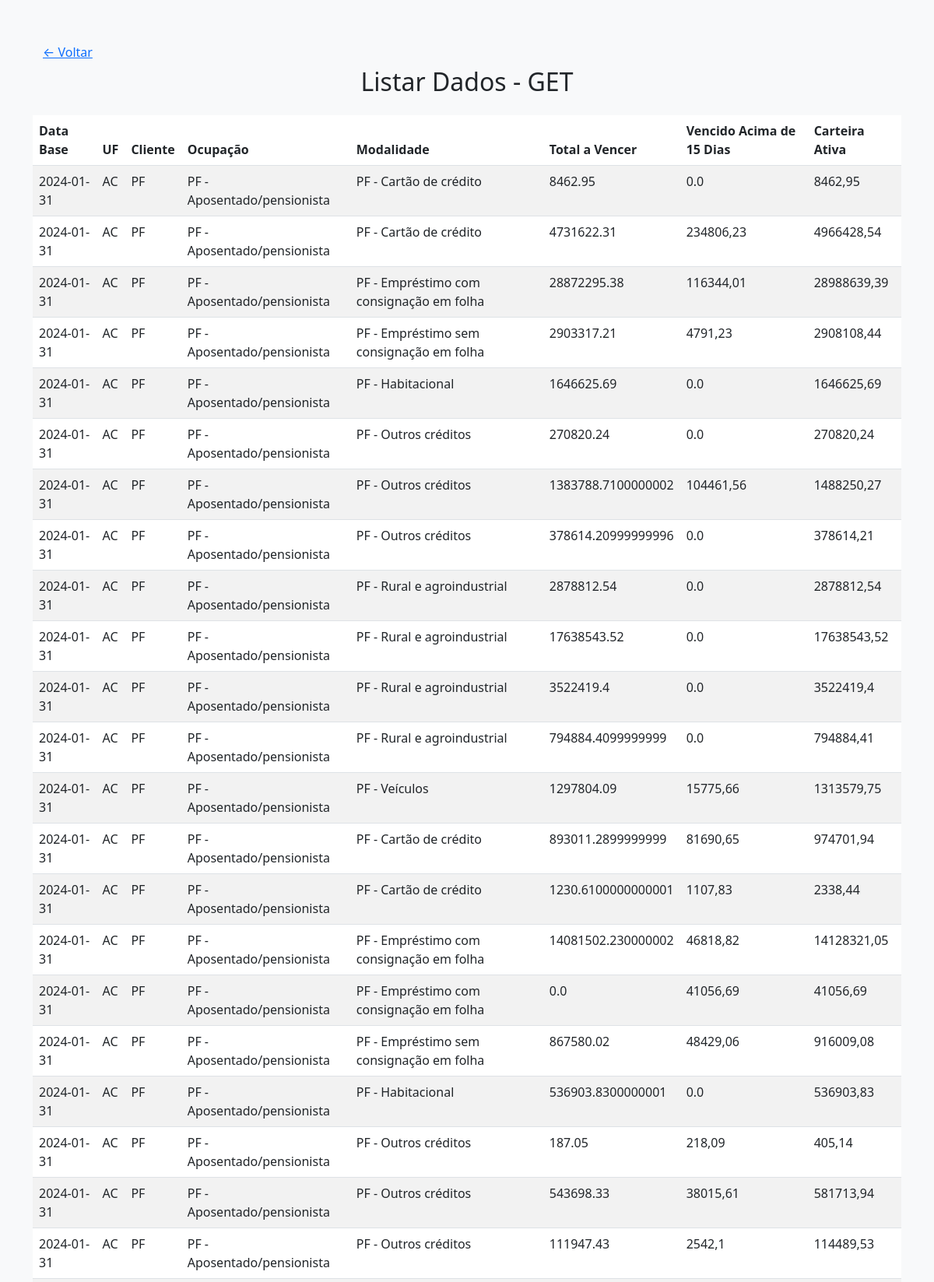
/get_options (upper part), run on the app's committed database.
### tables this page shows
CREATE TABLE tabela_dados (
                    id INTEGER PRIMARY KEY AUTOINCREMENT,
                    data_base DATE, uf TEXT, tcb TEXT, sr TEXT, cliente TEXT, ocupacao TEXT, 
                    cnae_secao TEXT, cnae_subclasse TEXT, porte TEXT, modalidade TEXT, 
                    origem TEXT, indexador TEXT, numero_de_operacoes INTEGER, 
                    a_vencer_ate_90_dias REAL, a_vencer_de_91_ate_360_dias REAL, 
                    a_vencer_de_361_ate_1080_dias REAL, a_vencer_de_1081_ate_1800_dias REAL, 
                    a_vencer_de_1801_ate_5400_dias REAL, a_vencer_acima_de_5400_dias REAL, 
                    total_a_vencer REAL, vencido_acima_de_15_dias REAL, carteira_ativa REAL, 
                    carteira_inadimplida_arrastada REAL, ativo_problematico REAL);

### app.py (the view)
@app.route('/get_options', methods=['GET'])
def get_options():
    data = get_all_records()
    return render_template('get_options.html', data=data)

### database_service.py (called while the page is built)
def get_db_connection():
    conn = sqlite3.connect(Config.DATABASE_PATH)
    conn.row_factory = sqlite3.Row
    return conn

def get_all_records():
    conn = get_db_connection()
    records = conn.execute("SELECT * FROM tabela_dados LIMIT 100").fetchall()
    conn.close()
    return records

### templates/get_options.html (shortened to what this page needs)
<!DOCTYPE html>
<html lang="pt-br">
<head>
    <link href="https://cdn.jsdelivr.net/npm/bootstrap@5.3.0/dist/css/bootstrap.min.css" rel="stylesheet">
</head>
<body class="bg-light">
    <div class="container mt-5 mb-5">
        <a href="{{ url_for('index') }}" class="btn btn-link">&larr; Voltar</a>
        <h2 class="text-center">Listar Dados - GET</h2>
        <table class="table table-striped table-hover mt-4 mb-4">
            <thead>
                <tr>
                    <th>Data Base</th>
                    <th>UF</th>
                    <th>Cliente</th>
                    <th>Ocupação</th>
                    <th>Modalidade</th>
                    <th>Total a Vencer</th>
                    <th>Vencido Acima de 15 Dias</th>
                    <th>Carteira Ativa</th>
                </tr>
            </thead>
            <tbody>
                {% for record in data %}
                    <tr>
                        <td>{{ record[1] }}</td>
                        <td>{{ record[2] }}</td>
                        <td>{{ record[5] }}</td>
                        <td>{{ record[6] }}</td>
                        <td>{{ record[10] }}</td>
                        <td>{{ record[20] }}</td>
                        <td>{{ record[21] }}</td>
                        <td>{{ record[22] }}</td>
                    </tr>
                {% endfor %}
            </tbody>
        </table>
    </div>
</body>
</html>

### data on the page
tabela_dados: data_base "2024-01-31", uf "AC", cliente "PF", ocupacao "PF - Aposentado/pensionista", modalidade "PF - Cartão de crédito", total_a_vencer "8462.95", vencido_acima_de_15_dias "0.0", carteira_ativa "8462,95"
tabela_dados: data_base "2024-01-31", uf "AC", cliente "PF", ocupacao "PF - Aposentado/pensionista", modalidade "PF - Cartão de crédito", total_a_vencer "4731622.31", vencido_acima_de_15_dias "234806,23", carteira_ativa "4966428,54"
tabela_dados: data_base "2024-01-31", uf "AC", cliente "PF", ocupacao "PF - Aposentado/pensionista", modalidade "PF - Empréstimo com consignação em folha", total_a_vencer "28872295.38", vencido_acima_de_15_dias "116344,01", carteira_ativa "28988639,39"
tabela_dados: data_base "2024-01-31", uf "AC", cliente "PF", ocupacao "PF - Aposentado/pensionista", modalidade "PF - Empréstimo sem consignação em folha", total_a_vencer "2903317.21", vencido_acima_de_15_dias "4791,23", carteira_ativa "2908108,44"
tabela_dados: data_base "2024-01-31", uf "AC", cliente "PF", ocupacao "PF - Aposentado/pensionista", modalidade "PF - Habitacional", total_a_vencer "1646625.69", vencido_acima_de_15_dias "0.0", carteira_ativa "1646625,69"
tabela_dados: data_base "2024-01-31", uf "AC", cliente "PF", ocupacao "PF - Aposentado/pensionista", modalidade "PF - Outros créditos", total_a_vencer "270820.24", vencido_acima_de_15_dias "0.0", carteira_ativa "270820,24"
tabela_dados: data_base "2024-01-31", uf "AC", cliente "PF", ocupacao "PF - Aposentado/pensionista", modalidade "PF - Outros créditos", total_a_vencer "1383788.7100000002", vencido_acima_de_15_dias "104461,56", carteira_ativa "1488250,27"
tabela_dados: data_base "2024-01-31", uf "AC", cliente "PF", ocupacao "PF - Aposentado/pensionista", modalidade "PF - Outros créditos", total_a_vencer "378614.20999999996", vencido_acima_de_15_dias "0.0", carteira_ativa "378614,21"
tabela_dados: data_base "2024-01-31", uf "AC", cliente "PF", ocupacao "PF - Aposentado/pensionista", modalidade "PF - Rural e agroindustrial", total_a_vencer "2878812.54", vencido_acima_de_15_dias "0.0", carteira_ativa "2878812,54"
tabela_dados: data_base "2024-01-31", uf "AC", cliente "PF", ocupacao "PF - Aposentado/pensionista", modalidade "PF - Rural e agroindustrial", total_a_vencer "17638543.52", vencido_acima_de_15_dias "0.0", carteira_ativa "17638543,52"
tabela_dados: data_base "2024-01-31", uf "AC", cliente "PF", ocupacao "PF - Aposentado/pensionista", modalidade "PF - Rural e agroindustrial", total_a_vencer "3522419.4", vencido_acima_de_15_dias "0.0", carteira_ativa "3522419,4"
tabela_dados: data_base "2024-01-31", uf "AC", cliente "PF", ocupacao "PF - Aposentado/pensionista", modalidade "PF - Rural e agroindustrial", total_a_vencer "794884.4099999999", vencido_acima_de_15_dias "0.0", carteira_ativa "794884,41"
tabela_dados: data_base "2024-01-31", uf "AC", cliente "PF", ocupacao "PF - Aposentado/pensionista", modalidade "PF - Veículos", total_a_vencer "1297804.09", vencido_acima_de_15_dias "15775,66", carteira_ativa "1313579,75"
tabela_dados: data_base "2024-01-31", uf "AC", cliente "PF", ocupacao "PF - Aposentado/pensionista", modalidade "PF - Cartão de crédito", total_a_vencer "893011.2899999999", vencido_acima_de_15_dias "81690,65", carteira_ativa "974701,94"
tabela_dados: data_base "2024-01-31", uf "AC", cliente "PF", ocupacao "PF - Aposentado/pensionista", modalidade "PF - Cartão de crédito", total_a_vencer "1230.6100000000001", vencido_acima_de_15_dias "1107,83", carteira_ativa "2338,44"
tabela_dados: data_base "2024-01-31", uf "AC", cliente "PF", ocupacao "PF - Aposentado/pensionista", modalidade "PF - Empréstimo com consignação em folha", total_a_vencer "14081502.230000002", vencido_acima_de_15_dias "46818,82", carteira_ativa "14128321,05"
tabela_dados: data_base "2024-01-31", uf "AC", cliente "PF", ocupacao "PF - Aposentado/pensionista", modalidade "PF - Empréstimo com consignação em folha", total_a_vencer "0.0", vencido_acima_de_15_dias "41056,69", carteira_ativa "41056,69"
tabela_dados: data_base "2024-01-31", uf "AC", cliente "PF", ocupacao "PF - Aposentado/pensionista", modalidade "PF - Empréstimo sem consignação em folha", total_a_vencer "867580.02", vencido_acima_de_15_dias "48429,06", carteira_ativa "916009,08"
tabela_dados: data_base "2024-01-31", uf "AC", cliente "PF", ocupacao "PF - Aposentado/pensionista", modalidade "PF - Habitacional", total_a_vencer "536903.8300000001", vencido_acima_de_15_dias "0.0", carteira_ativa "536903,83"
tabela_dados: data_base "2024-01-31", uf "AC", cliente "PF", ocupacao "PF - Aposentado/pensionista", modalidade "PF - Outros créditos", total_a_vencer "187.05", vencido_acima_de_15_dias "218,09", carteira_ativa "405,14"
tabela_dados: data_base "2024-01-31", uf "AC", cliente "PF", ocupacao "PF - Aposentado/pensionista", modalidade "PF - Outros créditos", total_a_vencer "543698.33", vencido_acima_de_15_dias "38015,61", carteira_ativa "581713,94"
tabela_dados: data_base "2024-01-31", uf "AC", cliente "PF", ocupacao "PF - Aposentado/pensionista", modalidade "PF - Outros créditos", total_a_vencer "111947.43", vencido_acima_de_15_dias "2542,1", carteira_ativa "114489,53"
